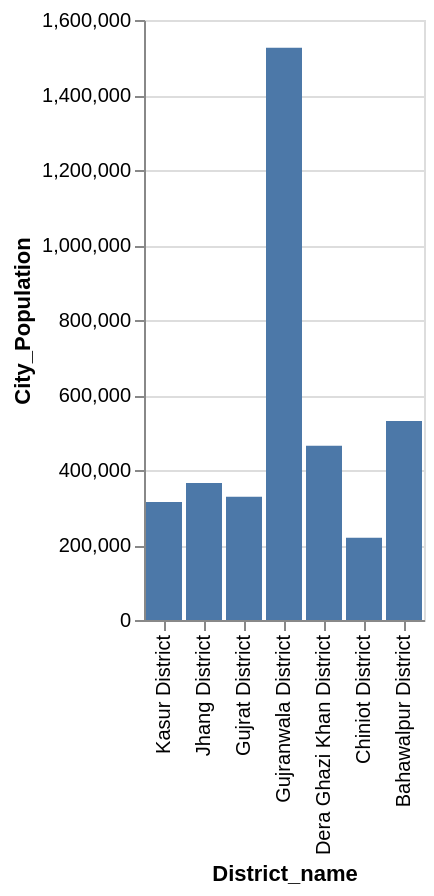

Describe this chart as a Vega-Lite specification.
### Vega-Lite specification from a JSON file in a GitHub repository (floating-point values rounded to 4 significant figures)
{"data": {"values": [{"x_data": "Kasur District", "y_data": 314617}, {"x_data": "Jhang District", "y_data": 365198}, {"x_data": "Gujrat District", "y_data": 328512}, {"x_data": "Gujranwala District", "y_data": 1526168}, {"x_data": "Dera Ghazi Khan District", "y_data": 464742}, {"x_data": "Chiniot District", "y_data": 219254}, {"x_data": "Bahawalpur District", "y_data": 530438}]}, "mark": "bar", "encoding": {"x": {"field": "x_data", "type": "nominal", "title": "District_name", "sort": "descending"}, "y": {"field": "y_data", "type": "quantitative", "title": "City_Population"}}}
